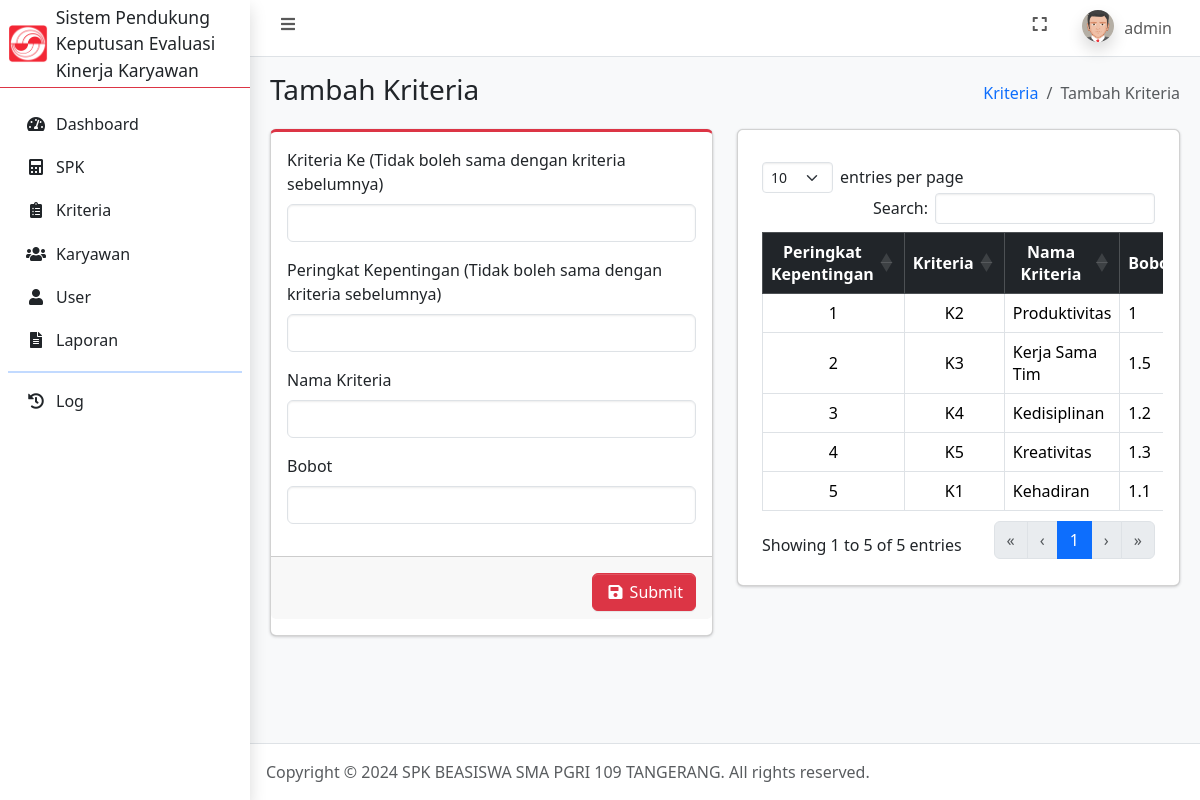
The page /tambah_kriteria.php (signed in) on the database as committed earlier.
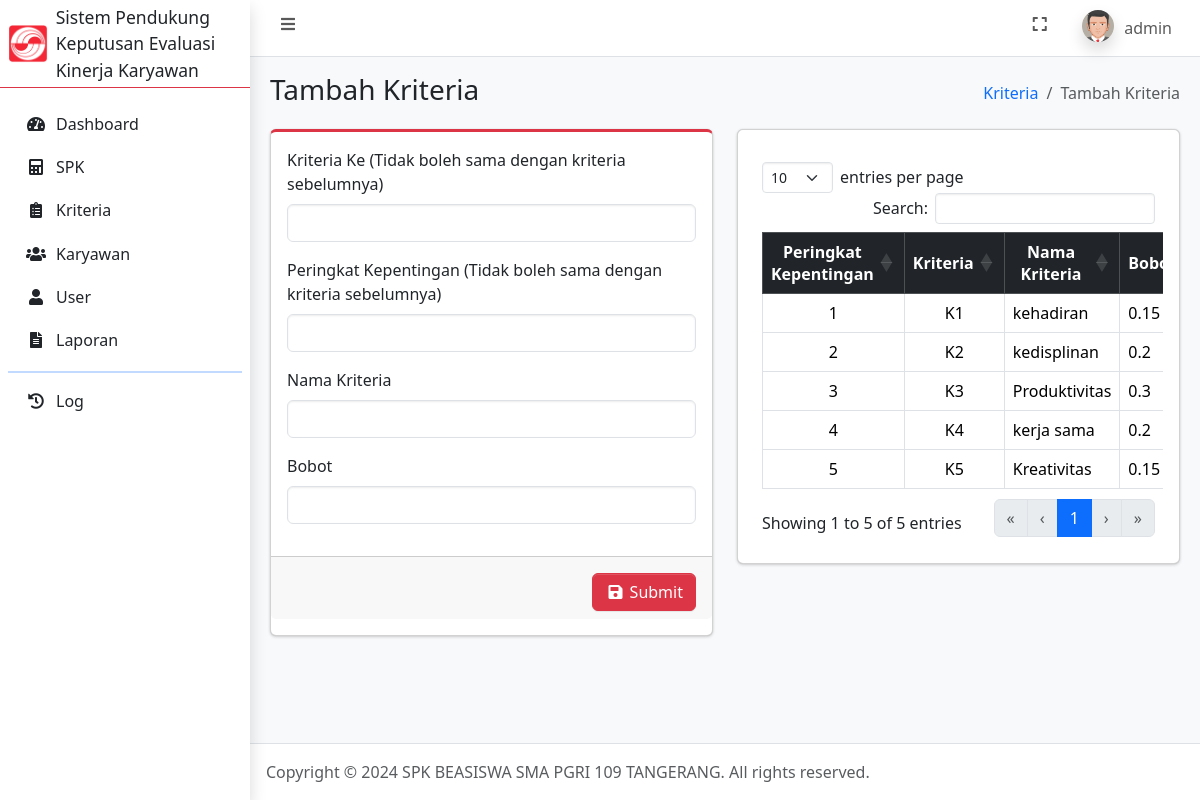
The same page on the database as committed later.
### tables this page shows
CREATE TABLE `user` (
  `id_user` int(11) NOT NULL,
  `username` varchar(100) NOT NULL,
  `password` varchar(255) NOT NULL,
  `jabatan` enum('admin','petugas') NOT NULL,
  `nama` varchar(100) NOT NULL,
  `foto` text NOT NULL,
  `dibuat_pada` timestamp NOT NULL DEFAULT current_timestamp()
);

CREATE TABLE `kriteria` (
  `id_kriteria` int(11) NOT NULL,
  `kriteria_ke` int(11) NOT NULL,
  `peringkat_kepentingan` int(11) NOT NULL,
  `nama_kriteria` varchar(100) NOT NULL,
  `bobot` float NOT NULL,
  `bobot_normalisasi` float DEFAULT NULL,
  `dibuat_pada` datetime NOT NULL DEFAULT current_timestamp()
);

### connection.php (called while the page is built, shortened)
<?php
	$host = 'localhost';
	$user = 'root';
	$pass = '';
	$database = 'spk_evaluasi_kinerja_karyawan';
	$conn = mysqli_connect($host, $user, $pass, $database);
    if (isset($_SESSION['id_user'])) {
    	$id_user = $_SESSION['id_user'];
		$dataUser = mysqli_fetch_assoc(mysqli_query($conn, "SELECT * FROM user WHERE id_user = $id_user"));
	}
?>

### tambah_kriteria.php (the view, shortened to what this page needs)
<?php
    require_once 'connection.php';
    $kriteria = mysqli_query($conn, "SELECT * FROM kriteria ORDER BY peringkat_kepentingan ASC");
?>
<!DOCTYPE html>
<html lang="en">
<head>
    <?php include_once 'include/head.php'; ?>
</head>
<body class="layout-fixed sidebar-expand-lg bg-body-tertiary">
    <div class="app-wrapper">
        <?php include_once 'include/navbar.php'; ?>
        <?php include_once 'include/sidebar.php'; ?>
        <main class="app-main">
            <div class="app-content-header">
                <div class="container-fluid">
                    <div class="row">
                        <div class="col-sm-6">
                            <h3 class="mb-0">Tambah Kriteria</h3>
                        </div>
                        <div class="col-sm-6">
                            <ol class="breadcrumb float-sm-end">
                                <li class="breadcrumb-item"><a href="kriteria.php">Kriteria</a></li>
                                <li class="breadcrumb-item active" aria-current="page">
                                    Tambah Kriteria
                                </li>
                            </ol>
                        </div>
                    </div>
                </div>
            </div>
            <div class="app-content">
                <div class="container-fluid">
                    <div class="row">
                        <div class="col-6">
                            <div class="card card-danger card-outline mb-4">
                                <form method="post" enctype="multipart/form-data">
                                    <div class="card-body">
                                        <div class="mb-3">
                                            <label for="kriteria_ke" class="form-label">Kriteria Ke (Tidak boleh sama dengan kriteria sebelumnya)</label>
                                            <input type="number" class="form-control" id="kriteria_ke" name="kriteria_ke" required>
                                        </div>
                                        <div class="mb-3">
                                            <label for="peringkat_kepentingan" class="form-label">Peringkat Kepentingan (Tidak boleh sama dengan kriteria sebelumnya)</label>
                                            <input type="number" class="form-control" id="peringkat_kepentingan" name="peringkat_kepentingan" required>
                                        </div>
                                        <div class="mb-3">
                                            <label for="nama_kriteria" class="form-label">Nama Kriteria</label>
                                            <input type="text" class="form-control" id="nama_kriteria" name="nama_kriteria" required>
                                        </div>
                                        <div class="mb-3">
                                            <label for="bobot" class="form-label">Bobot</label>
                                            <input type="number" min="0" step="0.001" class="form-control" id="bobot" name="bobot" required>
                                        </div>
                                    </div>
                                    <div class="card-footer pt-3 text-end">
                                        <button type="submit" name="btnTambahKriteria" class="btn btn-danger"><i class="fas fa-fw fa-save"></i> Submit</button>
                                    </div>
                                </form>
                            </div>
                        </div>
                        <div class="col-6">
                            <div class="card">
                                <div class="card-body">
                                    <div class="table-responsive p-2">
                                        <table class="table table-bordered" id="table_id">
                                            <thead class="table-dark">
                                                <tr>
                                                    <th class="text-center align-middle">Peringkat Kepentingan</th>
                                                    <th class="text-center align-middle">Kriteria</th>
                                                    <th class="text-center align-middle">Nama Kriteria</th>
                                                    <th class="text-center align-middle">Bobot</th>
                                                </tr>
                                            </thead>
                                            <tbody>
                                                <?php foreach ($kriteria as $dk): ?>
                                                    <tr>
                                                        <td class="align-middle text-center"><?= $dk['peringkat_kepentingan']; ?></td>
                                                        <td class="text-center align-middle">K<?= $dk['kriteria_ke']; ?></td>
                                                        <td class="align-middle text-start"><?= $dk['nama_kriteria']; ?></td>
                                                        <td class="align-middle text-start"><?= $dk['bobot']; ?></td>
                                                    </tr>
                                                <?php endforeach ?>
                                            </tbody>
                                        </table>
                                    </div>
                                </div>
                            </div>
                        </div>
                    </div>
                </div>
            </div>
        </main>
        <?php include_once 'include/footer.php'; ?>
    </div>
</body>
</html>

### include/head.php (shortened to what this page needs)
<link rel="stylesheet" href="https://cdn.jsdelivr.net/npm/@fontsource/source-sans-3@5.0.12/index.css">
<link rel="stylesheet" href="assets/vendor/fontawesome/css/all.min.css">
<link rel="stylesheet" href="assets/vendor/datatables/css/dataTables.bootstrap5.css">
<link rel="stylesheet" href="assets/vendor/select2/css/select2.min.css">
<link rel="stylesheet" href="assets/vendor/select2/css/select2-bootstrap4.min.css">
<link rel="stylesheet" href="css/overlayscrollbars.min.css">
<link rel="stylesheet" href="css/adminlte.css">
<link rel="stylesheet" href="https://cdn.jsdelivr.net/npm/katex@0.13.18/dist/katex.min.css">

### include/navbar.php (shortened to what this page needs)
<nav class="app-header navbar navbar-expand bg-body">
    <div class="container-fluid">
        <ul class="navbar-nav">
            <li class="nav-item"> <a class="nav-link" data-lte-toggle="sidebar" href="#" role="button"> <i class="fas fa-fw fa-bars"></i> </a> </li>
        </ul>
        <ul class="navbar-nav ms-auto">
            <li class="nav-item"> <a class="nav-link" href="#" data-lte-toggle="fullscreen"> <i data-lte-icon="maximize" class="fas fa-fw fa-expand"></i> </a> </li>
            <li class="nav-item dropdown user-menu">
                <a href="#" class="nav-link dropdown-toggle" data-bs-toggle="dropdown" aria-expanded="false">
                    <img src="assets/img/profiles/<?= $dataUser['foto']; ?>" class="user-image rounded-circle shadow" alt="User Image">
                    <span class="d-none d-md-inline"><?= $dataUser['username']; ?></span>
                </a>
            </li>
        </ul>
    </div>
</nav>

### include/sidebar.php (shortened to what this page needs)
<aside class="app-sidebar bg-white shadow" data-bs-theme="dark">
    <div class="sidebar-brand border-danger border-bottom">
        <a href="index.php" class="brand-link">
            <img src="assets/img/properties/favicon.png" alt="Logo" class="brand-image-xl">
            <span class="brand-text fw-light text-dark small text-wrap">Sistem Pendukung Keputusan Evaluasi Kinerja Karyawan</span>
        </a>
    </div>
    <div class="sidebar-wrapper">
        <nav class="mt-2">
            <ul class="nav sidebar-menu flex-column" data-lte-toggle="treeview" role="menu" data-accordion="false">
                <li class="nav-item">
                    <a href="index.php" class="nav-link text-dark <?= ($_SERVER['REQUEST_URI'] == '/spk_ekskul_fadilah/index.php') ? 'active' : ''; ?>"> <i class="nav-icon fas fa-fw fa-tachometer-alt"></i>
                        <p>Dashboard</p>
                    </a>
                </li>
                <li class="nav-item">
                    <a href="spk.php" class="nav-link text-dark <?= ($_SERVER['REQUEST_URI'] == '/spk_ekskul_fadilah/spk.php') ? 'active' : ''; ?>"> <i class="nav-icon fas fa-fw fa-calculator"></i>
                        <p>SPK</p>
                    </a>
                </li>
                <li class="nav-item">
                    <a href="kriteria.php" class="nav-link text-dark <?= ($_SERVER['REQUEST_URI'] == '/spk_ekskul_fadilah/kriteria.php') ? 'active' : ''; ?>"> <i class="nav-icon fas fa-fw fa-clipboard-list"></i>
                        <p>Kriteria</p>
                    </a>
                </li>
                <li class="nav-item">
                    <a href="karyawan.php" class="nav-link text-dark <?= ($_SERVER['REQUEST_URI'] == '/spk_ekskul_fadilah/karyawan.php') ? 'active' : ''; ?>"> <i class="nav-icon fas fa-fw fa-users"></i>
                        <p>Karyawan</p>
                    </a>
                </li>
                <li class="nav-item">
                    <a href="user.php" class="nav-link text-dark <?= ($_SERVER['REQUEST_URI'] == '/spk_ekskul_fadilah/user.php') ? 'active' : ''; ?>"> <i class="nav-icon fas fa-fw fa-user"></i>
                        <p>User</p>
                    </a>
                </li>
                <li class="nav-item">
                    <a href="laporan.php" class="nav-link text-dark <?= ($_SERVER['REQUEST_URI'] == '/spk_ekskul_fadilah/laporan.php') ? 'active' : ''; ?>"> <i class="nav-icon fas fa-fw fa-file-alt"></i>
                        <p>Laporan</p>
                    </a>
                </li>
                <hr class="sidebar-divider">
                <li class="nav-item">
                    <a href="log.php" class="nav-link text-dark <?= ($_SERVER['REQUEST_URI'] == '/spk_ekskul_fadilah/log.php') ? 'active' : ''; ?>"> <i class="nav-icon fas fa-fw fa-history"></i>
                        <p>Log</p>
                    </a>
                </li>
            </ul>
        </nav>
    </div>
</aside>

### include/footer.php (shortened to what this page needs)
<footer class="app-footer">
        Copyright &copy; 2024 SPK BEASISWA SMA PGRI 109 TANGERANG.
    All rights reserved.
</footer>

Rows that differ between the two databases and show on the page:
removed kriteria: peringkat_kepentingan "1", kriteria_ke "2", nama_kriteria "Produktivitas", bobot "1"
removed kriteria: peringkat_kepentingan "2", kriteria_ke "3", nama_kriteria "Kerja Sama Tim", bobot "1.5"
removed kriteria: peringkat_kepentingan "3", kriteria_ke "4", nama_kriteria "Kedisiplinan", bobot "1.2"
removed kriteria: peringkat_kepentingan "4", kriteria_ke "5", nama_kriteria "Kreativitas", bobot "1.3"
removed kriteria: peringkat_kepentingan "5", kriteria_ke "1", nama_kriteria "Kehadiran", bobot "1.1"
added kriteria: peringkat_kepentingan "1", kriteria_ke "1", nama_kriteria "kehadiran", bobot "0.15"
added kriteria: peringkat_kepentingan "2", kriteria_ke "2", nama_kriteria "kedisplinan", bobot "0.2"
added kriteria: peringkat_kepentingan "3", kriteria_ke "3", nama_kriteria "Produktivitas", bobot "0.3"
added kriteria: peringkat_kepentingan "4", kriteria_ke "4", nama_kriteria "kerja sama", bobot "0.2"
added kriteria: peringkat_kepentingan "5", kriteria_ke "5", nama_kriteria "Kreativitas", bobot "0.15"
